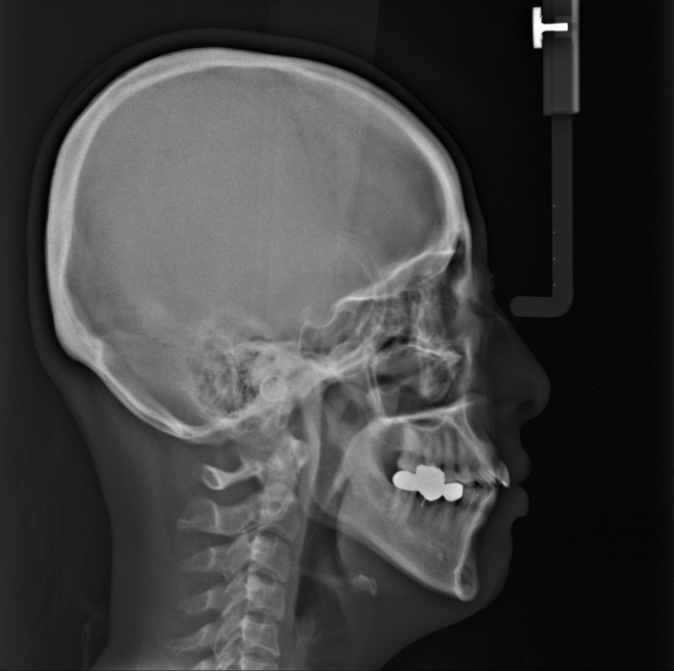
#> input picture 2021_Medical_VR/2_ImageProcessing/x-ray.jpg, 2020 x 2013 px (shown at 1/3 size)
$ python 4_crop.py
#> lines starting #> are read from the running program, lines starting #| are printed output that depends on the picture
from skimage.io import imread, imshow
from skimage.transform import resize, rescale, rotate
import matplotlib.pyplot as plt

img = imread('x-ray.jpg')
#> img is the input picture: shape (2013, 2020, 3); min 0, max 255, mean 63.5
print(img.shape)
#| (2013, 2020, 3)

cropped = img[100:(img.shape[0]-100), 100:(img.shape[1]-100)]
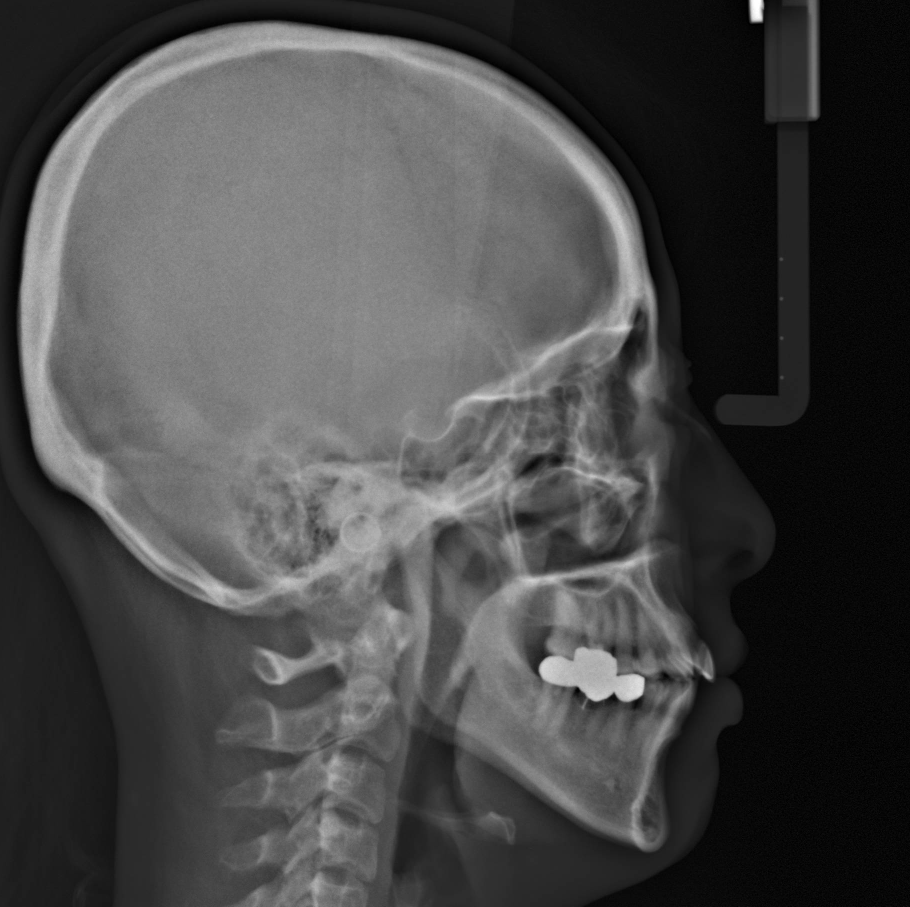
#> cropped: shape (1813, 1820, 3) (shown at 1/2 size); min 0, max 255, mean 71.8
print(cropped.shape)
#| (1813, 1820, 3)

plt.subplot(121), imshow(img)
plt.title('Original Image')
plt.subplot(122), imshow(cropped)
plt.title('Cropped Image')

plt.show()
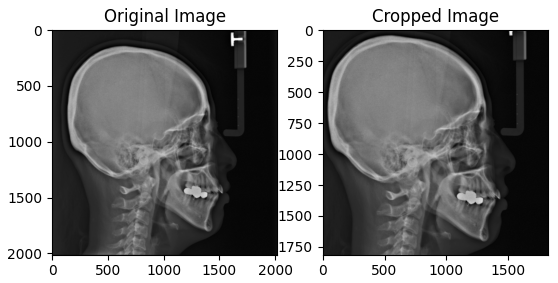
#> figure drawn by matplotlib, 2 panels

$ run again, with 2021_Medical_VR/2_ImageProcessing/dog.jpg copied over 2021_Medical_VR/2_ImageProcessing/x-ray.jpg
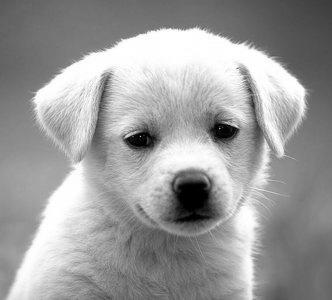
#> input picture 2021_Medical_VR/2_ImageProcessing/dog.jpg, 332 x 300 px
#> img is the input picture: shape (300, 332, 3); min 0, max 255, mean 155.7
#| (300, 332, 3)
#> `cropped = img[100:(img.shape[0]-100), 100:(img.shape[1]-100)]`:
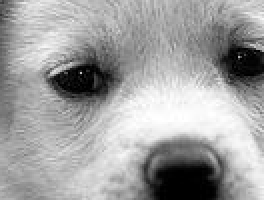
#> cropped: shape (100, 132, 3) (shown 2 times larger); min 0, max 255, mean 160.3
#| (100, 132, 3)
#> `plt.show()`:
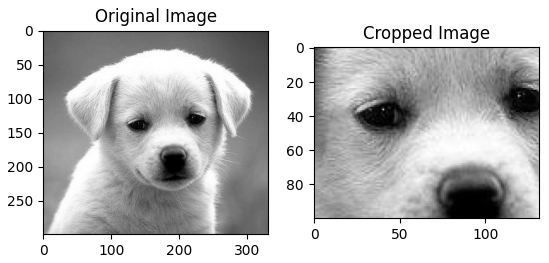
#> figure drawn by matplotlib, 2 panels

$ run again, with 2021_Medical_VR/2_ImageProcessing/dog2.jpg copied over 2021_Medical_VR/2_ImageProcessing/x-ray.jpg
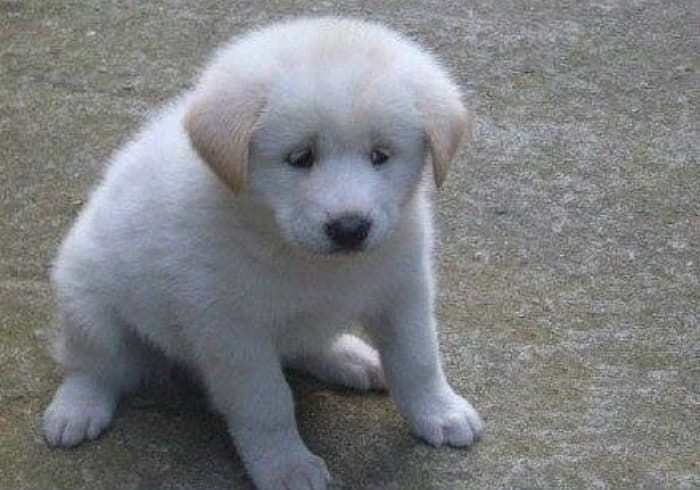
#> input picture 2021_Medical_VR/2_ImageProcessing/dog2.jpg, 700 x 490 px
#> img is the input picture: shape (490, 700, 3); mean R, G, B 124.3, 126, 128.4
#| (490, 700, 3)
#> `cropped = img[100:(img.shape[0]-100), 100:(img.shape[1]-100)]`:
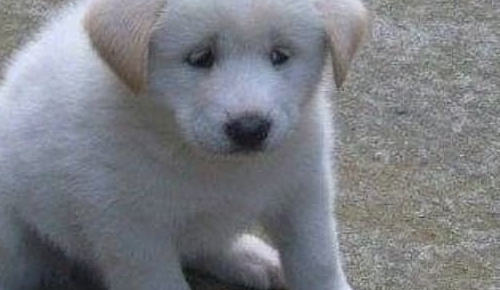
#> cropped: shape (290, 500, 3); mean R, G, B 123.2, 125.5, 131.2
#| (290, 500, 3)
#> `plt.show()`:
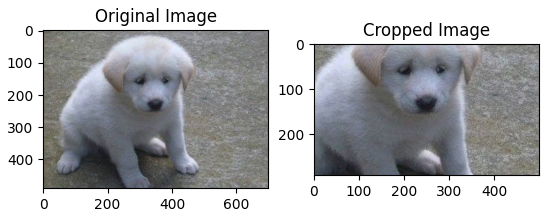
#> figure drawn by matplotlib, 2 panels
